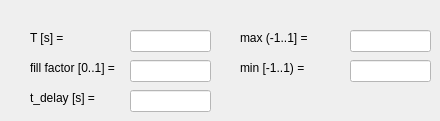
    <widget class="QWidget" name="SignalTabRectangle">
     <attribute name="title">
      <string>Rectangle</string>
     </attribute>
     <widget class="QLineEdit" name="RectangleTPerEdit">
      <property name="geometry">
       <rect>
        <x>130</x>
        <y>30</y>
        <width>81</width>
        <height>22</height>
       </rect>
      </property>
      <property name="styleSheet">
       <string notr="true">QLineEdit:focus{ background-color: rgb(127, 255, 127) } 
QLineEdit{ background-color: rgb(255, 255, 255) }</string>
      </property>
     </widget>
     <widget class="QLabel" name="RectangleTPerLabel">
      <property name="geometry">
       <rect>
        <x>30</x>
        <y>30</y>
        <width>51</width>
        <height>16</height>
       </rect>
      </property>
      <property name="text">
       <string>T [s] =</string>
      </property>
     </widget>
     <widget class="QLabel" name="RectangleFillFactorLabel">
      <property name="geometry">
       <rect>
        <x>30</x>
        <y>60</y>
        <width>91</width>
        <height>16</height>
       </rect>
      </property>
      <property name="text">
       <string>fill factor [0..1] =</string>
      </property>
     </widget>
     <widget class="QLineEdit" name="RectangleFillFactorEdit">
      <property name="geometry">
       <rect>
        <x>130</x>
        <y>60</y>
        <width>81</width>
        <height>22</height>
       </rect>
      </property>
      <property name="styleSheet">
       <string notr="true">QLineEdit:focus{ background-color: rgb(127, 255, 127) } 
QLineEdit{ background-color: rgb(255, 255, 255) }</string>
      </property>
     </widget>
     <widget class="QLabel" name="RectangleYMaxLabel">
      <property name="geometry">
       <rect>
        <x>240</x>
        <y>30</y>
        <width>71</width>
        <height>16</height>
       </rect>
      </property>
      <property name="text">
       <string>max (-1..1] =</string>
      </property>
     </widget>
     <widget class="QLineEdit" name="RectangleYMaxEdit">
      <property name="geometry">
       <rect>
        <x>350</x>
        <y>30</y>
        <width>81</width>
        <height>22</height>
       </rect>
      </property>
      <property name="styleSheet">
       <string notr="true">QLineEdit:focus{ background-color: rgb(127, 255, 127) } 
QLineEdit{ background-color: rgb(255, 255, 255) }</string>
      </property>
     </widget>
     <widget class="QLineEdit" name="RectangleYMinEdit">
      <property name="geometry">
       <rect>
        <x>350</x>
        <y>60</y>
        <width>81</width>
        <height>22</height>
       </rect>
      </property>
      <property name="styleSheet">
       <string notr="true">QLineEdit:focus{ background-color: rgb(127, 255, 127) } 
QLineEdit{ background-color: rgb(255, 255, 255) }</string>
      </property>
     </widget>
     <widget class="QLabel" name="RectangleYMinLabel">
      <property name="geometry">
       <rect>
        <x>240</x>
        <y>60</y>
        <width>71</width>
        <height>16</height>
       </rect>
      </property>
      <property name="text">
       <string>min [-1..1) =</string>
      </property>
     </widget>
     <widget class="QLineEdit" name="RectangleTDelayEdit">
      <property name="geometry">
       <rect>
        <x>130</x>
        <y>90</y>
        <width>81</width>
        <height>22</height>
       </rect>
      </property>
      <property name="styleSheet">
       <string notr="true">QLineEdit:focus{ background-color: rgb(127, 255, 127) } 
QLineEdit{ background-color: rgb(255, 255, 255) }</string>
      </property>
     </widget>
     <widget class="QLabel" name="RectangleTDelayLabel">
      <property name="geometry">
       <rect>
        <x>30</x>
        <y>90</y>
        <width>71</width>
        <height>16</height>
       </rect>
      </property>
      <property name="text">
       <string>t_delay [s] =</string>
      </property>
     </widget>
    </widget>
